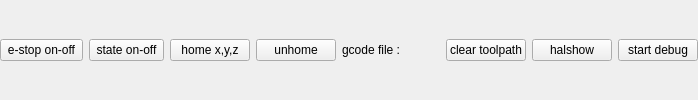
     <widget class="QWidget" name="widget" native="true">
      <layout class="QGridLayout" name="gridLayout_8">
       <property name="leftMargin">
        <number>0</number>
       </property>
       <property name="topMargin">
        <number>0</number>
       </property>
       <property name="rightMargin">
        <number>0</number>
       </property>
       <property name="bottomMargin">
        <number>0</number>
       </property>
       <item row="0" column="0">
        <layout class="QGridLayout" name="gridLayout_10">
         <item row="0" column="4">
          <widget class="QPushButton" name="pushButton_unhome">
           <property name="sizePolicy">
            <sizepolicy hsizetype="Preferred" vsizetype="Preferred">
             <horstretch>0</horstretch>
             <verstretch>0</verstretch>
            </sizepolicy>
           </property>
           <property name="text">
            <string>unhome</string>
           </property>
          </widget>
         </item>
         <item row="0" column="7">
          <widget class="QPushButton" name="pushButton_clear_toolpath">
           <property name="sizePolicy">
            <sizepolicy hsizetype="Preferred" vsizetype="Preferred">
             <horstretch>0</horstretch>
             <verstretch>0</verstretch>
            </sizepolicy>
           </property>
           <property name="text">
            <string>clear toolpath</string>
           </property>
          </widget>
         </item>
         <item row="0" column="3">
          <widget class="QPushButton" name="pushButton_home">
           <property name="sizePolicy">
            <sizepolicy hsizetype="Preferred" vsizetype="Preferred">
             <horstretch>0</horstretch>
             <verstretch>0</verstretch>
            </sizepolicy>
           </property>
           <property name="text">
            <string>home x,y,z</string>
           </property>
          </widget>
         </item>
         <item row="0" column="6">
          <spacer name="horizontalSpacer">
           <property name="orientation">
            <enum>Qt::Horizontal</enum>
           </property>
           <property name="sizeHint" stdset="0">
            <size>
             <width>40</width>
             <height>20</height>
            </size>
           </property>
          </spacer>
         </item>
         <item row="0" column="5">
          <widget class="QLabel" name="label_gcode_filename">
           <property name="text">
            <string>gcode file :</string>
           </property>
          </widget>
         </item>
         <item row="0" column="0">
          <widget class="QToolButton" name="toolButton_estop">
           <property name="sizePolicy">
            <sizepolicy hsizetype="Preferred" vsizetype="Preferred">
             <horstretch>0</horstretch>
             <verstretch>0</verstretch>
            </sizepolicy>
           </property>
           <property name="text">
            <string>e-stop on-off</string>
           </property>
           <property name="checkable">
            <bool>true</bool>
           </property>
          </widget>
         </item>
         <item row="0" column="8">
          <widget class="QPushButton" name="pushButton_halshow">
           <property name="text">
            <string>halshow</string>
           </property>
          </widget>
         </item>
         <item row="0" column="1">
          <widget class="QToolButton" name="toolButton_state">
           <property name="sizePolicy">
            <sizepolicy hsizetype="Preferred" vsizetype="Preferred">
             <horstretch>0</horstretch>
             <verstretch>0</verstretch>
            </sizepolicy>
           </property>
           <property name="text">
            <string>state on-off</string>
           </property>
           <property name="checkable">
            <bool>true</bool>
           </property>
          </widget>
         </item>
         <item row="0" column="9">
          <widget class="QPushButton" name="pushButton_start_debug">
           <property name="text">
            <string>start debug</string>
           </property>
          </widget>
         </item>
        </layout>
       </item>
      </layout>
     </widget>
